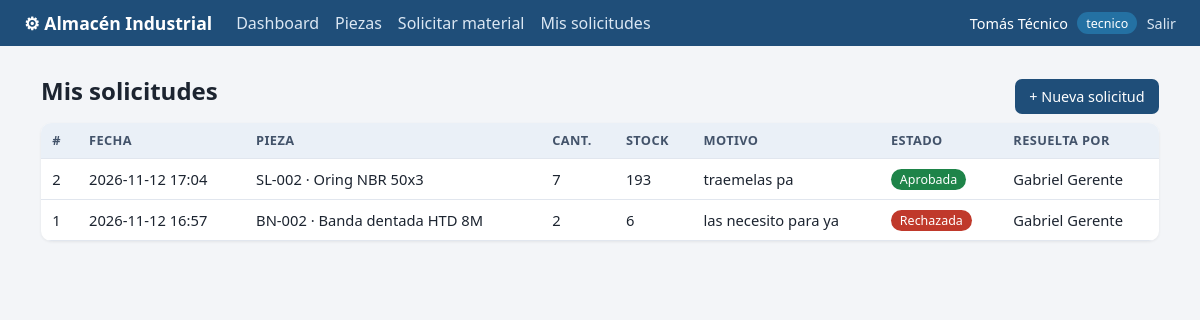
/solicitudes (signed in), run on the app's committed database.
### tables this page shows
CREATE TABLE usuarios(
  id INTEGER PRIMARY KEY AUTOINCREMENT,
  nombre TEXT NOT NULL,
  usuario TEXT NOT NULL UNIQUE,
  password_hash TEXT NOT NULL,
  rol TEXT NOT NULL CHECK(rol IN ('administrador','gerente','tecnico'))
);

CREATE TABLE solicitudes(
  id INTEGER PRIMARY KEY AUTOINCREMENT,
  pieza_id INTEGER NOT NULL REFERENCES piezas(id) ON DELETE CASCADE,
  tecnico_id INTEGER NOT NULL REFERENCES usuarios(id) ON DELETE CASCADE,
  cantidad INTEGER NOT NULL CHECK(cantidad > 0),
  motivo TEXT NOT NULL,
  estado TEXT NOT NULL DEFAULT 'pendiente',
  fecha TEXT NOT NULL,
  gerente_id INTEGER REFERENCES usuarios(id) ON DELETE SET NULL,
  fecha_resolucion TEXT
);

CREATE TABLE piezas(
  id INTEGER PRIMARY KEY AUTOINCREMENT,
  codigo TEXT NOT NULL UNIQUE,
  nombre TEXT NOT NULL,
  categoria TEXT NOT NULL,
  cantidad INTEGER NOT NULL DEFAULT 0 CHECK(cantidad >= 0),
  minimo INTEGER NOT NULL DEFAULT 5,
  ubicacion TEXT NOT NULL
);

### app.py (the view)
@app.route("/solicitudes")
@login_required("tecnico", "gerente")
def solicitudes():
    sql = """SELECT s.*, p.codigo, p.nombre AS pieza, p.cantidad AS stock, t.nombre AS tecnico, g.nombre AS gerente
             FROM solicitudes s JOIN piezas p ON p.id=s.pieza_id JOIN usuarios t ON t.id=s.tecnico_id
             LEFT JOIN usuarios g ON g.id=s.gerente_id"""
    params = []
    if session["rol"] == "tecnico":
        sql += " WHERE s.tecnico_id=?"
        params.append(session["uid"])
    lista = db().execute(sql + " ORDER BY (s.estado='pendiente') DESC, s.id DESC", params).fetchall()
    return render_template("solicitudes.html", solicitudes=lista)

### app.py (called while the page is built)
def db():
    if "db" not in g:
        g.db = sqlite3.connect(DB)
        g.db.row_factory = sqlite3.Row
        g.db.execute("PRAGMA foreign_keys = ON")
    return g.db

def login_required(*roles):
    def deco(f):
        @wraps(f)
        def wrapper(*a, **k):
            if "uid" not in session:
                return redirect(url_for("login"))
            if roles and session["rol"] not in roles:
                abort(403)
            return f(*a, **k)
        return wrapper
    return deco

### templates/solicitudes.html (shortened to what this page needs)
{% extends "base.html" %}
{% from "_macros.html" import sol_estado %}
{% block content %}
<div class="bar"><h1>{{ 'Mis solicitudes' if session.rol == 'tecnico' else 'Solicitudes de material' }}</h1>
  {% if session.rol == 'tecnico' %}<a class="btn" href="{{ url_for('solicitud_nueva') }}">+ Nueva solicitud</a>{% endif %}</div>
<table>
  <tr><th>#</th><th>Fecha</th>{% if session.rol == 'gerente' %}<th>Técnico</th>{% endif %}
      <th>Pieza</th><th>Cant.</th><th>Stock</th><th>Motivo</th><th>Estado</th><th>Resuelta por</th>
      {% if session.rol == 'gerente' %}<th></th>{% endif %}</tr>
  {% for s in solicitudes %}
  <tr><td>{{ s.id }}</td><td>{{ s.fecha }}</td>
    <td>{{ s.codigo }} · {{ s.pieza }}</td><td>{{ s.cantidad }}</td><td>{{ s.stock }}</td><td>{{ s.motivo }}</td>
    <td>{{ sol_estado(s.estado) }}</td><td>{{ s.gerente or '—' }}</td>
  </tr>
  {% else %}<tr><td colspan="10" class="muted">No hay solicitudes.</td></tr>{% endfor %}
</table>
{% endblock %}

### templates/base.html (shortened to what this page needs)
<!doctype html>
<html lang="es">
<head>
  <link rel="stylesheet" href="{{ url_for('static', filename='style.css') }}">
</head>
<body>
{% if session.uid %}
<header>
  <div class="brand">⚙ Almacén Industrial</div>
  <nav>
    <a href="{{ url_for('dashboard') }}">Dashboard</a>
    <a href="{{ url_for('piezas') }}">Piezas</a>
    {% if session.rol == 'tecnico' %}
      <a href="{{ url_for('solicitud_nueva') }}">Solicitar material</a>
      <a href="{{ url_for('solicitudes') }}">Mis solicitudes</a>
    {% endif %}
  </nav>
  <div class="user">{{ session.nombre }} <span class="tag blue">{{ session.rol }}</span>
    <a href="{{ url_for('logout') }}">Salir</a></div>
</header>
{% endif %}
<main>
  {% block content %}{% endblock %}
</main>
</body>
</html>

### templates/_macros.html (shortened to what this page needs)
{% macro sol_estado(e) %}
  <span class="tag {{ {'pendiente': 'amber', 'aprobada': 'green', 'rechazada': 'red'}[e] }}">{{ e|capitalize }}</span>
{% endmacro %}

### static/style.css (style rules this page uses)
:root { --bg:#f3f5f8;--card:#fff;--ink:#1c2430;--muted:#6b7686;--line:#e1e6ee;--brand:#1f4e79;--red:#c0392b;--amber:#d68910;--green:#1e8449;--blue:#2471a3 }
* { box-sizing:border-box }
body { margin:0;font-family:system-ui,Segoe UI,Roboto,sans-serif;background:var(--bg);color:var(--ink) }
header { display:flex;align-items:center;gap:1.5rem;flex-wrap:wrap;background:var(--brand);color:#fff;padding:.7rem 1.5rem }
.brand { font-weight:700;font-size:1.1rem }
nav { display:flex;gap:1rem;flex:1;flex-wrap:wrap }
header a { color:#dbe7f3;text-decoration:none }
.user { font-size:.9rem;display:flex;gap:.6rem;align-items:center }
main { max-width:1150px;margin:1.5rem auto;padding:0 1rem }
h1 { margin:.2rem 0 1rem;font-size:1.5rem }
.bar { display:flex;justify-content:space-between;align-items:center;flex-wrap:wrap;gap:.5rem }
table { width:100%;border-collapse:collapse;background:var(--card);border-radius:10px;overflow:hidden;box-shadow:0 1px 3px #0001;font-size:.92rem }
th,td { padding:.55rem .7rem;text-align:left;border-bottom:1px solid var(--line);vertical-align:middle }
th { background:#eaf0f7;font-size:.8rem;text-transform:uppercase;letter-spacing:.03em;color:#43536a }
.tag { display:inline-block;padding:.15rem .55rem;border-radius:999px;font-size:.78rem;color:#fff;background:var(--muted) }
.tag.red { background:var(--red) }
.tag.green { background:var(--green) }
.tag.blue { background:var(--blue) }
.btn { display:inline-block;background:var(--brand);color:#fff;border:0;border-radius:7px;padding:.5rem .9rem;font-size:.9rem;cursor:pointer;text-decoration:none }

### data on the page
usuarios: nombre "Tomás Técnico"
solicitudes: id "2", fecha "2026-11-12 17:04", codigo "SL-002", pieza "Oring NBR 50x3", cantidad "7", stock "193", motivo "traemelas pa", estado "Aprobada", nombre "Gabriel Gerente"
solicitudes: id "1", fecha "2026-11-12 16:57", codigo "BN-002", pieza "Banda dentada HTD 8M", cantidad "2", stock "6", motivo "las necesito para ya", estado "Rechazada", nombre "Gabriel Gerente"

### other printed values
{{ session.rol }} "tecnico"
